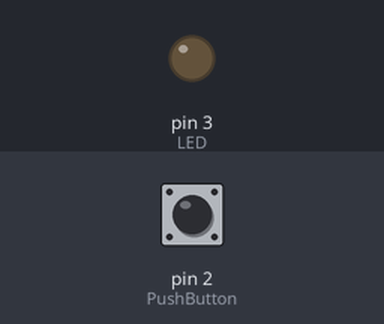
A sketch run on a simulated Arduino Uno, built with avr-gcc and run on an emulated ATmega328P. On the bench: output pins drawn as LEDs (lit = HIGH). The inputs (shaded band) are chosen by the test bench; at power-on: pin 2 (PushButton) LOW. What the sketch prints to the serial monitor is not drawn.

Above: at 1.2 s.
1.3 s: pin 2 (PushButton) pulled HIGH for 0.15 s
At 1.38 s:
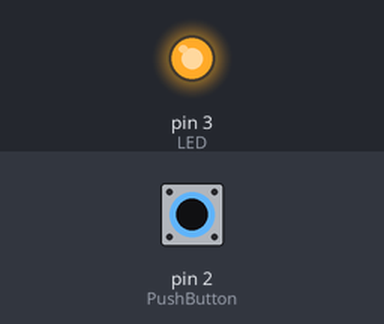
2.9 s: pin 2 (PushButton) pulled HIGH for 3.2 s
At 6.6 s:
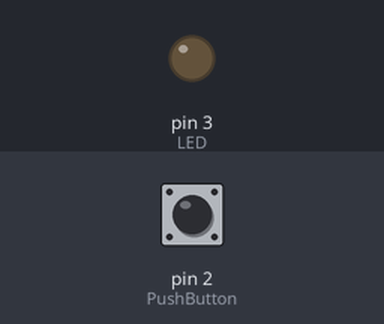
Timing chart, 0 to 8.1 s (numbered marks = the images above; inputs shaded):
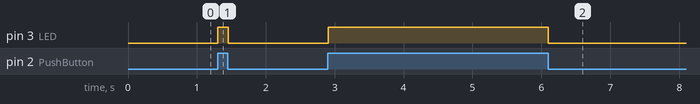

The sketch:

digital_LED_control.ino
```cpp
#define PushButton 2
#define LED 3

int buttonState = 0;  // variable for reading the pushbutton status


void setup() {
  // initialize the LED pin as an output:
  //pinMode(ledPin, OUTPUT);
  // initialize the pushbutton pin as an input:
  Serial.begin(9600);
  pinMode(PushButton, INPUT);
  pinMode(LED, OUTPUT);

}

void loop() {
  // read the state of the pushbutton value:
  buttonState = digitalRead(PushButton);
  Serial.println(buttonState); // print the button state in serial monitor
  // Check if the button is pressed and turn LED on if it is
  if  (buttonState == HIGH) {
    digitalWrite(LED, HIGH);

  }else {
    digitalWrite(LED, LOW);
  }
}
```

Measured:
- after the input at 1.3 s, pin 3 (LED): LOW → HIGH at once, → LOW 0.15 s later
- after the input at 2.9 s, pin 3 (LED): LOW → HIGH at once, → LOW 3.2 s later
